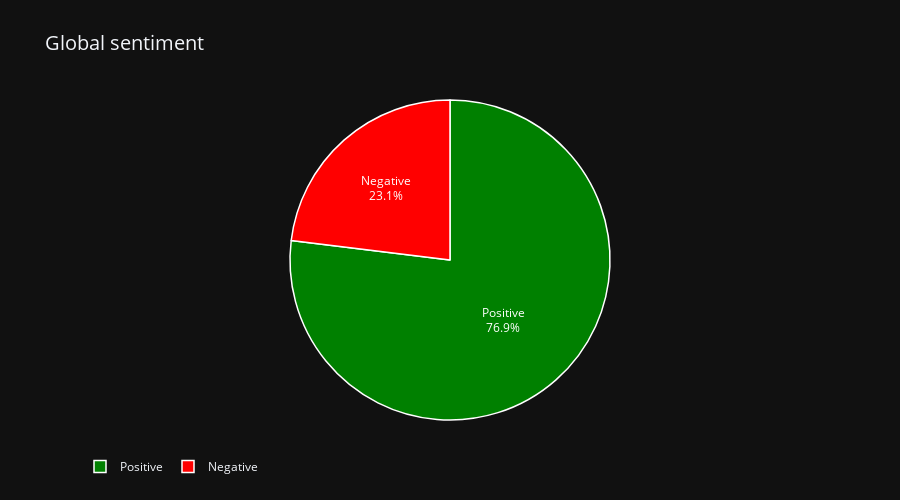

Source (notebook cell):
### Code cell
sentiment_pies(counts, "Global sentiment")

### Figure 1 — Plotly figure (JSON) as saved in the notebook; plotly's stock layout.template omitted (floating-point values rounded to 4 significant figures)
{"data": [{"customdata": [["Positive"], ["Negative"]], "domain": {"x": [0.0, 1.0], "y": [0.0, 1.0]}, "hovertemplate": "%{label}: %{value} reviews (%{percent})", "labels": ["Positive", "Negative"], "legendgroup": "", "marker": {"colors": ["green", "red"], "line": {"color": "white", "width": 1.5}}, "name": "", "showlegend": true, "values": [21142, 6334], "type": "pie", "textinfo": "percent+label", "textposition": "inside"}], "layout": {"legend": {"tracegroupgap": 0, "orientation": "h"}, "title": {"text": "Global sentiment", "font": {"size": 20}}, "height": 500}}
